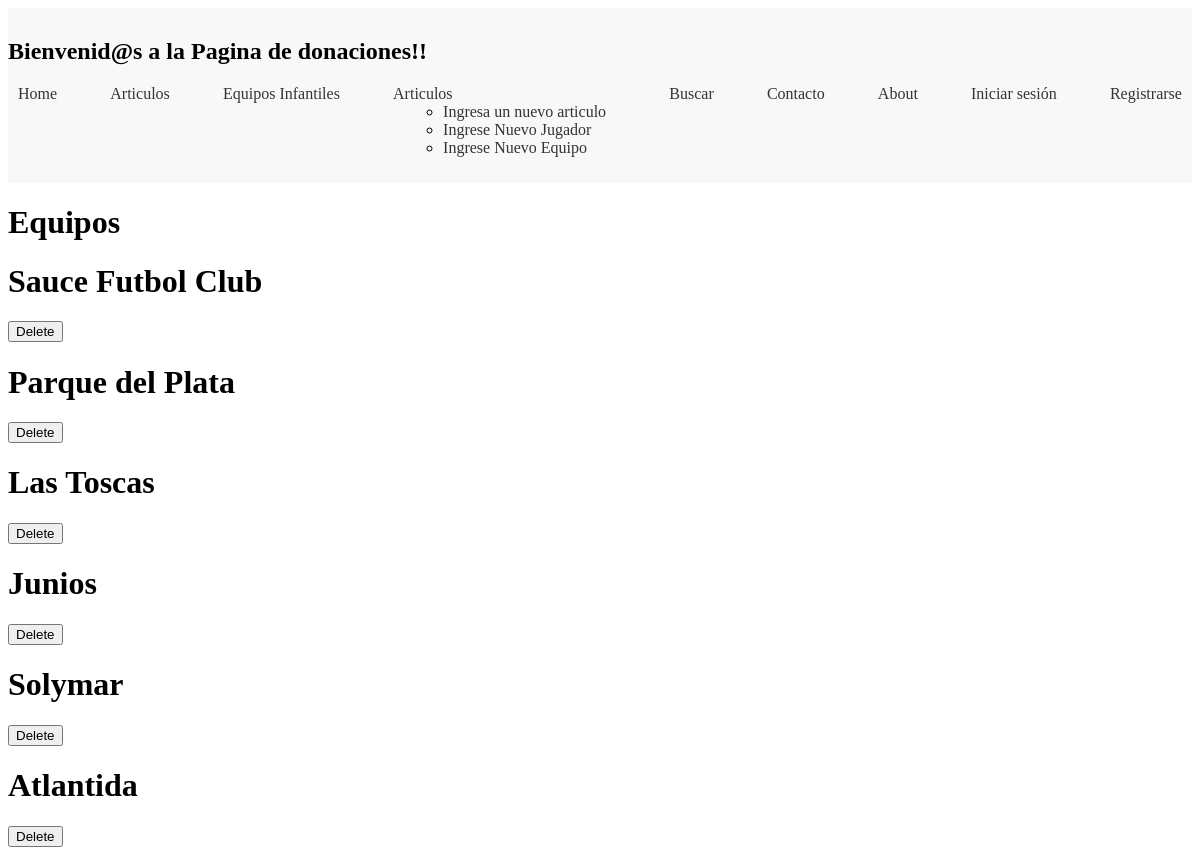
The app's page /Equipo/ with its own data.
### MyAPP/models.py (models this page shows, shortened)
class Equipos(models.Model):
    name = models.CharField(max_length=200)

### MyAPP/views.py (the view)
# urls.py: path('Equipo/', views.Equipo, name='Equipo'),
def Equipo(request):
    equipos = Equipos.objects.all()
    return render(request, 'Equipo.html', {'equipos': equipos})

### MyAPP/templates/Equipo.html (shortened to what this page needs)
{% extends 'base.html' %}
{% block content %}
<h1>Equipos</h1>
{% for equipo in equipos %}
  <div>
    <h1>{{ equipo.name }}</h1>
    <form method="post" action="{% url 'eliminar_equipo' equipo.id %}">
      <button type="submit" onclick="return confirm('¿Estás seguro de que deseas eliminar este equipo?')">Delete</button>
    </form>
  </div>
{% endfor %}
{% endblock %}

### records on screen
Equipos: name "Sauce Futbol Club"
Equipos: name "Parque del Plata"
Equipos: name "Las Toscas"
Equipos: name "Junios"
Equipos: name "Solymar"
Equipos: name "Atlantida"
